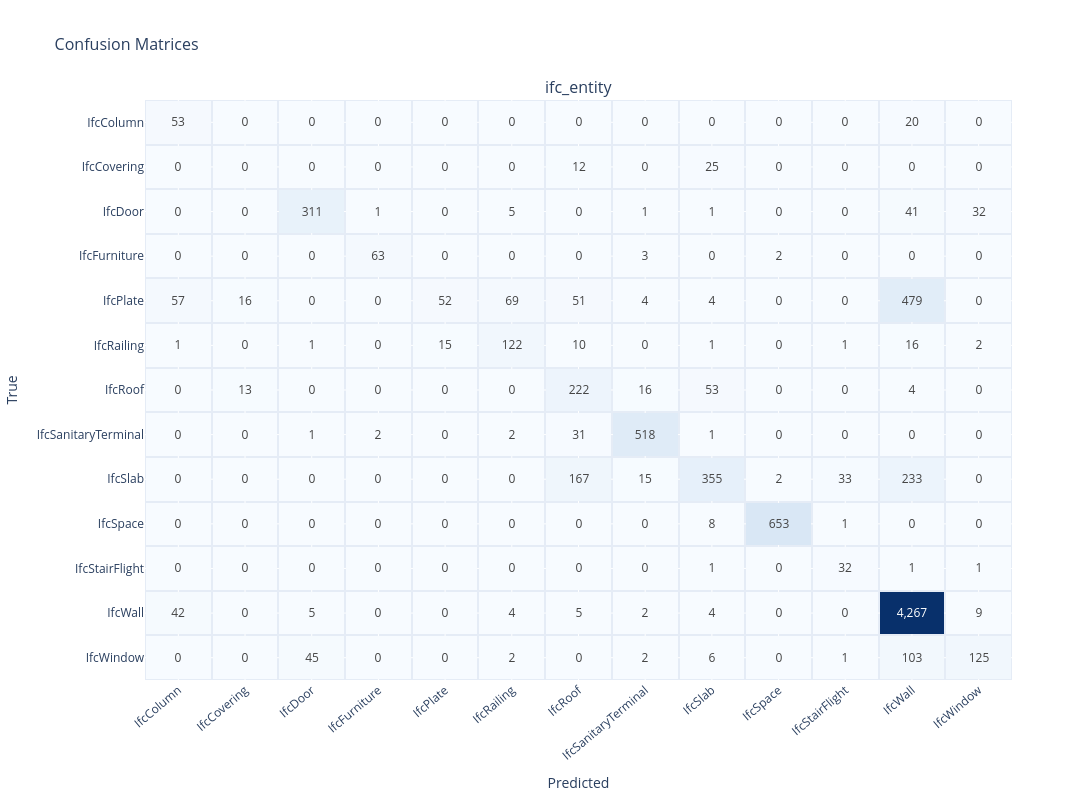
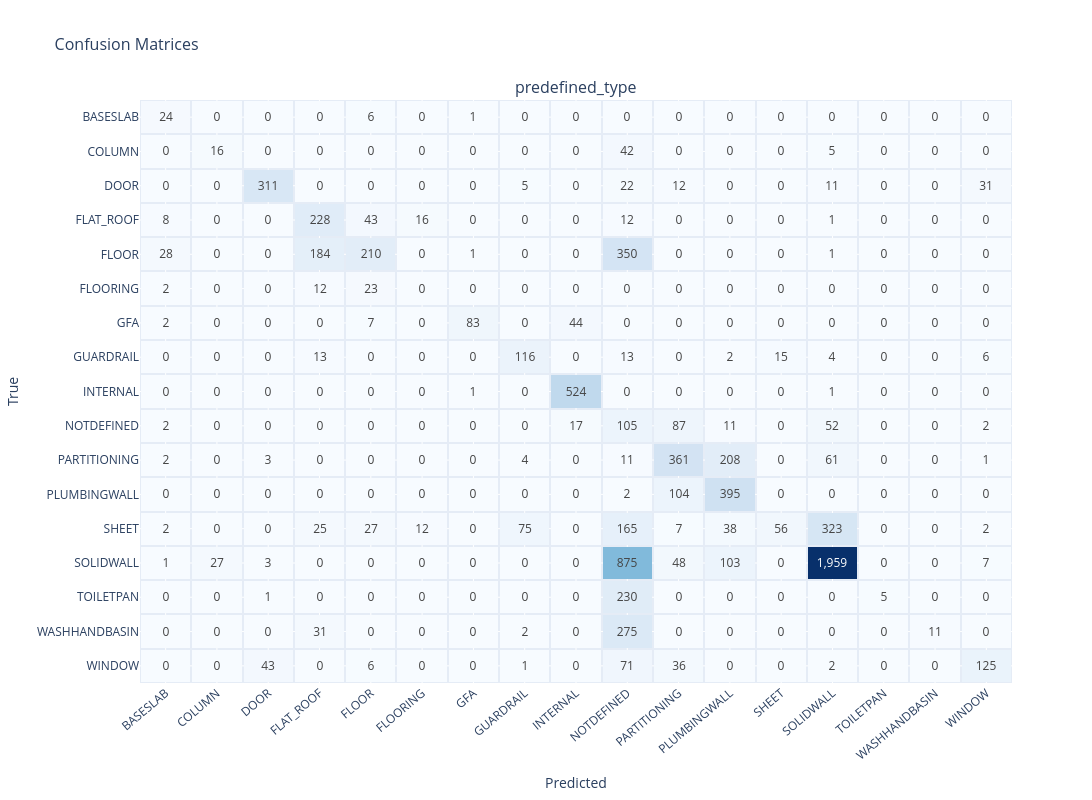
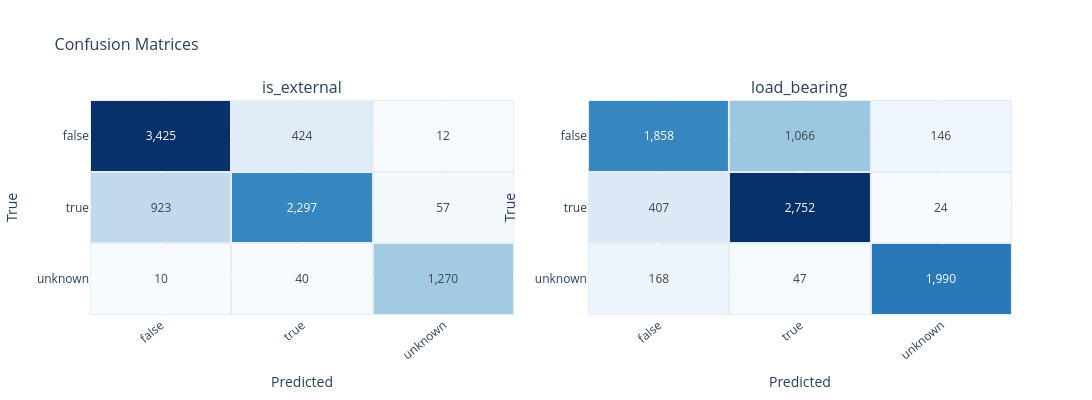

The cell these charts' notebook holds for them, in order:
### Code cell
# compute confusion matrices for all labels on the validation set
val_cms = model.confusion_matrices(X_val, y_val)

plot_confusion_matrices(val_cms, label="ifc_entity", ncols=1)
plot_confusion_matrices(val_cms, label="predefined_type", ncols=1)
plot_confusion_matrices(val_cms, label=["is_external", "load_bearing"], ncols=2, height=400)

### Figure 1 — Plotly figure (JSON) as saved in the notebook; plotly's stock layout.template omitted (floating-point values rounded to 4 significant figures; data arrays with more than 128 entries replaced by an {"elided": "..."} marker saying what was removed)
{"data": [{"colorscale": [[0, "rgb(247,251,255)"], [0.125, "rgb(222,235,247)"], [0.25, "rgb(198,219,239)"], [0.375, "rgb(158,202,225)"], [0.5, "rgb(107,174,214)"], [0.625, "rgb(66,146,198)"], [0.75, "rgb(33,113,181)"], [0.875, "rgb(8,81,156)"], [1, "rgb(8,48,107)"]], "hovertemplate": "True: %{y}<br>Predicted: %{x}<br>Count: %{z:,}<extra></extra>", "showscale": false, "text": {"elided": "13x13 float values"}, "texttemplate": "%{z:,d}", "type": "heatmap", "x": ["IfcColumn", "IfcCovering", "IfcDoor", "IfcFurniture", "IfcPlate", "IfcRailing", "IfcRoof", "IfcSanitaryTerminal", "IfcSlab", "IfcSpace", "IfcStairFlight", "IfcWall", "IfcWindow"], "xaxis": "x", "xgap": 2, "y": ["IfcColumn", "IfcCovering", "IfcDoor", "IfcFurniture", "IfcPlate", "IfcRailing", "IfcRoof", "IfcSanitaryTerminal", "IfcSlab", "IfcSpace", "IfcStairFlight", "IfcWall", "IfcWindow"], "yaxis": "y", "ygap": 2, "z": {"elided": "13x13 float values"}}], "layout": {"annotations": [{"font": {"size": 16}, "showarrow": false, "text": "ifc_entity", "x": 0.5, "xanchor": "center", "xref": "paper", "y": 1, "yanchor": "bottom", "yref": "paper"}], "height": 800, "title": {"font": {"size": 16}, "text": "Confusion Matrices"}, "width": 1400, "xaxis": {"anchor": "y", "domain": [0, 1], "tickangle": -40, "title": {"text": "Predicted"}}, "yaxis": {"anchor": "x", "autorange": "reversed", "domain": [0, 1], "title": {"text": "True"}}}}

### Figure 2 — Plotly figure (JSON) as saved in the notebook; plotly's stock layout.template omitted (floating-point values rounded to 4 significant figures; data arrays with more than 128 entries replaced by an {"elided": "..."} marker saying what was removed)
{"data": [{"colorscale": [[0, "rgb(247,251,255)"], [0.125, "rgb(222,235,247)"], [0.25, "rgb(198,219,239)"], [0.375, "rgb(158,202,225)"], [0.5, "rgb(107,174,214)"], [0.625, "rgb(66,146,198)"], [0.75, "rgb(33,113,181)"], [0.875, "rgb(8,81,156)"], [1, "rgb(8,48,107)"]], "hovertemplate": "True: %{y}<br>Predicted: %{x}<br>Count: %{z:,}<extra></extra>", "showscale": false, "text": {"elided": "17x17 float values"}, "texttemplate": "%{z:,d}", "type": "heatmap", "x": ["BASESLAB", "COLUMN", "DOOR", "FLAT_ROOF", "FLOOR", "FLOORING", "GFA", "GUARDRAIL", "INTERNAL", "NOTDEFINED", "PARTITIONING", "PLUMBINGWALL", "SHEET", "SOLIDWALL", "TOILETPAN", "WASHHANDBASIN", "WINDOW"], "xaxis": "x", "xgap": 2, "y": ["BASESLAB", "COLUMN", "DOOR", "FLAT_ROOF", "FLOOR", "FLOORING", "GFA", "GUARDRAIL", "INTERNAL", "NOTDEFINED", "PARTITIONING", "PLUMBINGWALL", "SHEET", "SOLIDWALL", "TOILETPAN", "WASHHANDBASIN", "WINDOW"], "yaxis": "y", "ygap": 2, "z": {"elided": "17x17 float values"}}], "layout": {"annotations": [{"font": {"size": 16}, "showarrow": false, "text": "predefined_type", "x": 0.5, "xanchor": "center", "xref": "paper", "y": 1, "yanchor": "bottom", "yref": "paper"}], "height": 800, "title": {"font": {"size": 16}, "text": "Confusion Matrices"}, "width": 1400, "xaxis": {"anchor": "y", "domain": [0, 1], "tickangle": -40, "title": {"text": "Predicted"}}, "yaxis": {"anchor": "x", "autorange": "reversed", "domain": [0, 1], "title": {"text": "True"}}}}

### Figure 3 — Plotly figure (JSON) as saved in the notebook; plotly's stock layout.template omitted (floating-point values rounded to 4 significant figures)
{"data": [{"colorscale": [[0, "rgb(247,251,255)"], [0.125, "rgb(222,235,247)"], [0.25, "rgb(198,219,239)"], [0.375, "rgb(158,202,225)"], [0.5, "rgb(107,174,214)"], [0.625, "rgb(66,146,198)"], [0.75, "rgb(33,113,181)"], [0.875, "rgb(8,81,156)"], [1, "rgb(8,48,107)"]], "hovertemplate": "True: %{y}<br>Predicted: %{x}<br>Count: %{z:,}<extra></extra>", "showscale": false, "text": [[3425.0, 424.0, 12.0], [923.0, 2297.0, 57.0], [10.0, 40.0, 1270.0]], "texttemplate": "%{z:,d}", "type": "heatmap", "x": ["false", "true", "unknown"], "xaxis": "x", "xgap": 2, "y": ["false", "true", "unknown"], "yaxis": "y", "ygap": 2, "z": [[3425.0, 424.0, 12.0], [923.0, 2297.0, 57.0], [10.0, 40.0, 1270.0]]}, {"colorscale": [[0, "rgb(247,251,255)"], [0.125, "rgb(222,235,247)"], [0.25, "rgb(198,219,239)"], [0.375, "rgb(158,202,225)"], [0.5, "rgb(107,174,214)"], [0.625, "rgb(66,146,198)"], [0.75, "rgb(33,113,181)"], [0.875, "rgb(8,81,156)"], [1, "rgb(8,48,107)"]], "hovertemplate": "True: %{y}<br>Predicted: %{x}<br>Count: %{z:,}<extra></extra>", "showscale": false, "text": [[1858.0, 1066.0, 146.0], [407.0, 2752.0, 24.0], [168.0, 47.0, 1990.0]], "texttemplate": "%{z:,d}", "type": "heatmap", "x": ["false", "true", "unknown"], "xaxis": "x2", "xgap": 2, "y": ["false", "true", "unknown"], "yaxis": "y2", "ygap": 2, "z": [[1858.0, 1066.0, 146.0], [407.0, 2752.0, 24.0], [168.0, 47.0, 1990.0]]}], "layout": {"annotations": [{"font": {"size": 16}, "showarrow": false, "text": "is_external", "x": 0.23, "xanchor": "center", "xref": "paper", "y": 1, "yanchor": "bottom", "yref": "paper"}, {"font": {"size": 16}, "showarrow": false, "text": "load_bearing", "x": 0.77, "xanchor": "center", "xref": "paper", "y": 1, "yanchor": "bottom", "yref": "paper"}], "height": 400, "title": {"font": {"size": 16}, "text": "Confusion Matrices"}, "width": 1400, "xaxis": {"anchor": "y", "domain": [0, 0.46], "tickangle": -40, "title": {"text": "Predicted"}}, "xaxis2": {"anchor": "y2", "domain": [0.54, 1], "tickangle": -40, "title": {"text": "Predicted"}}, "yaxis": {"anchor": "x", "autorange": "reversed", "domain": [0, 1], "title": {"text": "True"}}, "yaxis2": {"anchor": "x2", "autorange": "reversed", "domain": [0, 1], "title": {"text": "True"}}}}
